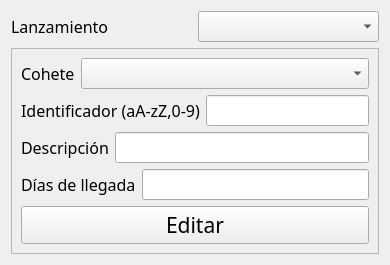
<?xml version="1.0" encoding="UTF-8"?>
<ui version="4.0">
 <class>Form</class>
 <widget class="QWidget" name="Form">
  <property name="windowModality">
   <enum>Qt::ApplicationModal</enum>
  </property>
  <property name="geometry">
   <rect>
    <x>0</x>
    <y>0</y>
    <width>390</width>
    <height>247</height>
   </rect>
  </property>
  <property name="windowTitle">
   <string>ProjectGamma - Editar lanzamiento</string>
  </property>
  <layout class="QVBoxLayout" name="verticalLayout">
   <item>
    <layout class="QHBoxLayout" name="horizontalLayout_7">
     <item>
      <layout class="QHBoxLayout" name="horizontalLayout_6">
       <item>
        <widget class="QLabel" name="label_6">
         <property name="font">
          <font>
           <family>Century Gothic</family>
           <pointsize>12</pointsize>
          </font>
         </property>
         <property name="text">
          <string>Lanzamiento</string>
         </property>
        </widget>
       </item>
       <item>
        <widget class="QComboBox" name="launchChoice">
         <property name="font">
          <font>
           <family>Century Gothic</family>
           <pointsize>12</pointsize>
          </font>
         </property>
        </widget>
       </item>
      </layout>
     </item>
    </layout>
   </item>
   <item>
    <widget class="QFrame" name="frame">
     <property name="frameShape">
      <enum>QFrame::StyledPanel</enum>
     </property>
     <property name="frameShadow">
      <enum>QFrame::Raised</enum>
     </property>
     <layout class="QVBoxLayout" name="verticalLayout_2">
      <item>
       <layout class="QHBoxLayout" name="horizontalLayout">
        <item>
         <widget class="QLabel" name="label">
          <property name="font">
           <font>
            <family>Century Gothic</family>
            <pointsize>12</pointsize>
           </font>
          </property>
          <property name="text">
           <string>Cohete</string>
          </property>
         </widget>
        </item>
        <item>
         <widget class="QComboBox" name="rocketsChoice">
          <property name="sizePolicy">
           <sizepolicy hsizetype="Expanding" vsizetype="Fixed">
            <horstretch>0</horstretch>
            <verstretch>0</verstretch>
           </sizepolicy>
          </property>
          <property name="font">
           <font>
            <family>Century Gothic</family>
            <pointsize>12</pointsize>
           </font>
          </property>
         </widget>
        </item>
       </layout>
      </item>
      <item>
       <layout class="QHBoxLayout" name="horizontalLayout_2">
        <item>
         <widget class="QLabel" name="label_2">
          <property name="font">
           <font>
            <family>Century Gothic</family>
            <pointsize>12</pointsize>
           </font>
          </property>
          <property name="text">
           <string>Identificador (aA-zZ,0-9)</string>
          </property>
         </widget>
        </item>
        <item>
         <widget class="QLineEdit" name="idField">
          <property name="font">
           <font>
            <family>Century Gothic</family>
            <pointsize>12</pointsize>
           </font>
          </property>
         </widget>
        </item>
       </layout>
      </item>
      <item>
       <layout class="QHBoxLayout" name="horizontalLayout_3">
        <item>
         <widget class="QLabel" name="label_3">
          <property name="font">
           <font>
            <family>Century Gothic</family>
            <pointsize>12</pointsize>
           </font>
          </property>
          <property name="text">
           <string>Descripción</string>
          </property>
         </widget>
        </item>
        <item>
         <widget class="QLineEdit" name="descField">
          <property name="font">
           <font>
            <family>Century Gothic</family>
            <pointsize>12</pointsize>
           </font>
          </property>
         </widget>
        </item>
       </layout>
      </item>
      <item>
       <layout class="QHBoxLayout" name="horizontalLayout_5">
        <item>
         <widget class="QLabel" name="label_5">
          <property name="font">
           <font>
            <family>Century Gothic</family>
            <pointsize>12</pointsize>
           </font>
          </property>
          <property name="text">
           <string>Días de llegada</string>
          </property>
         </widget>
        </item>
        <item>
         <widget class="QLineEdit" name="daysField">
          <property name="font">
           <font>
            <family>Century Gothic</family>
            <pointsize>12</pointsize>
           </font>
          </property>
         </widget>
        </item>
       </layout>
      </item>
      <item>
       <widget class="QPushButton" name="editButton">
        <property name="font">
         <font>
          <family>Century Gothic</family>
          <pointsize>16</pointsize>
         </font>
        </property>
        <property name="text">
         <string>Editar</string>
        </property>
       </widget>
      </item>
     </layout>
    </widget>
   </item>
  </layout>
 </widget>
 <resources/>
 <connections/>
</ui>
